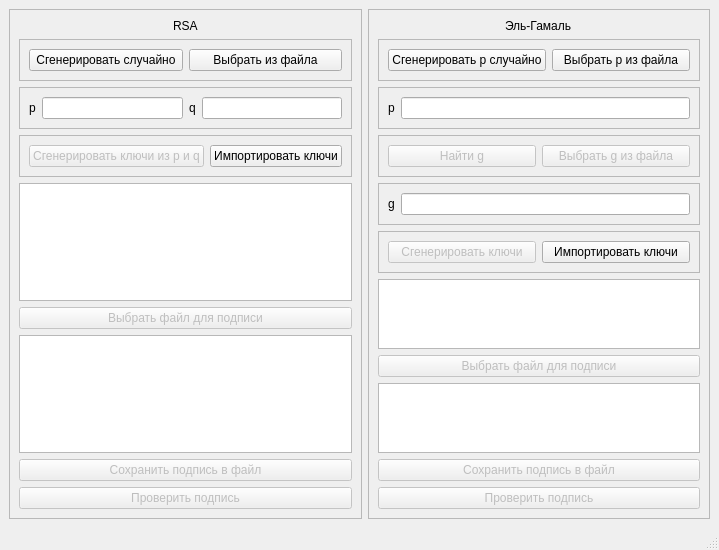
<?xml version="1.0" encoding="UTF-8"?>
<ui version="4.0">
 <class>MainWindow</class>
 <widget class="QMainWindow" name="MainWindow">
  <property name="geometry">
   <rect>
    <x>0</x>
    <y>0</y>
    <width>719</width>
    <height>510</height>
   </rect>
  </property>
  <property name="windowTitle">
   <string>MainWindow</string>
  </property>
  <widget class="QWidget" name="centralwidget">
   <layout class="QHBoxLayout" name="horizontalLayout_4">
    <item>
     <widget class="QFrame" name="frame">
      <property name="frameShape">
       <enum>QFrame::StyledPanel</enum>
      </property>
      <property name="frameShadow">
       <enum>QFrame::Raised</enum>
      </property>
      <layout class="QVBoxLayout" name="verticalLayout">
       <item alignment="Qt::AlignHCenter">
        <widget class="QLabel" name="label">
         <property name="text">
          <string>RSA</string>
         </property>
        </widget>
       </item>
       <item>
        <widget class="QFrame" name="frame_3">
         <property name="frameShape">
          <enum>QFrame::StyledPanel</enum>
         </property>
         <property name="frameShadow">
          <enum>QFrame::Raised</enum>
         </property>
         <layout class="QHBoxLayout" name="horizontalLayout">
          <item>
           <widget class="QPushButton" name="btnGenerateRandomRSA">
            <property name="text">
             <string>Сгенерировать случайно</string>
            </property>
           </widget>
          </item>
          <item>
           <widget class="QPushButton" name="btnChooseFileRSA">
            <property name="text">
             <string>Выбрать из файла</string>
            </property>
           </widget>
          </item>
         </layout>
        </widget>
       </item>
       <item>
        <widget class="QFrame" name="frame_4">
         <property name="frameShape">
          <enum>QFrame::StyledPanel</enum>
         </property>
         <property name="frameShadow">
          <enum>QFrame::Raised</enum>
         </property>
         <layout class="QHBoxLayout" name="horizontalLayout_2">
          <item>
           <widget class="QLabel" name="label_3">
            <property name="text">
             <string>p</string>
            </property>
           </widget>
          </item>
          <item>
           <widget class="QLineEdit" name="lineEditP"/>
          </item>
          <item>
           <widget class="QLabel" name="label_4">
            <property name="text">
             <string>q</string>
            </property>
           </widget>
          </item>
          <item>
           <widget class="QLineEdit" name="lineEditQ"/>
          </item>
         </layout>
        </widget>
       </item>
       <item>
        <widget class="QFrame" name="frame_5">
         <property name="frameShape">
          <enum>QFrame::StyledPanel</enum>
         </property>
         <property name="frameShadow">
          <enum>QFrame::Raised</enum>
         </property>
         <layout class="QHBoxLayout" name="horizontalLayout_3">
          <item>
           <widget class="QPushButton" name="btnGenerateKeysRSA">
            <property name="enabled">
             <bool>false</bool>
            </property>
            <property name="text">
             <string>Сгенерировать ключи из p и q</string>
            </property>
           </widget>
          </item>
          <item>
           <widget class="QPushButton" name="btnImportKeysRSA">
            <property name="text">
             <string>Импортировать ключи</string>
            </property>
           </widget>
          </item>
         </layout>
        </widget>
       </item>
       <item>
        <widget class="QTextBrowser" name="textBrowserKeysRSA"/>
       </item>
       <item>
        <widget class="QPushButton" name="btnSignFileRSA">
         <property name="enabled">
          <bool>false</bool>
         </property>
         <property name="text">
          <string>Выбрать файл для подписи</string>
         </property>
        </widget>
       </item>
       <item>
        <widget class="QTextBrowser" name="textBrowserSignRSA"/>
       </item>
       <item>
        <widget class="QPushButton" name="btnSaveSignRSA">
         <property name="enabled">
          <bool>false</bool>
         </property>
         <property name="text">
          <string>Сохранить подпись в файл</string>
         </property>
        </widget>
       </item>
       <item>
        <widget class="QPushButton" name="btnCheckSignRSA">
         <property name="enabled">
          <bool>false</bool>
         </property>
         <property name="text">
          <string>Проверить подпись</string>
         </property>
        </widget>
       </item>
      </layout>
     </widget>
    </item>
    <item>
     <widget class="QFrame" name="frame_2">
      <property name="frameShape">
       <enum>QFrame::StyledPanel</enum>
      </property>
      <property name="frameShadow">
       <enum>QFrame::Raised</enum>
      </property>
      <layout class="QVBoxLayout" name="verticalLayout_2">
       <item alignment="Qt::AlignHCenter">
        <widget class="QLabel" name="label_2">
         <property name="text">
          <string>Эль-Гамаль</string>
         </property>
        </widget>
       </item>
       <item>
        <widget class="QFrame" name="frame_6">
         <property name="frameShape">
          <enum>QFrame::StyledPanel</enum>
         </property>
         <property name="frameShadow">
          <enum>QFrame::Raised</enum>
         </property>
         <layout class="QHBoxLayout" name="horizontalLayout_5">
          <item>
           <widget class="QPushButton" name="btnGenerateRandomElGamal">
            <property name="text">
             <string>Сгенерировать p случайно</string>
            </property>
           </widget>
          </item>
          <item>
           <widget class="QPushButton" name="btnChoosePFileElGamal">
            <property name="text">
             <string>Выбрать p из файла</string>
            </property>
           </widget>
          </item>
         </layout>
        </widget>
       </item>
       <item>
        <widget class="QFrame" name="frame_7">
         <property name="frameShape">
          <enum>QFrame::StyledPanel</enum>
         </property>
         <property name="frameShadow">
          <enum>QFrame::Raised</enum>
         </property>
         <layout class="QHBoxLayout" name="horizontalLayout_6">
          <item>
           <widget class="QLabel" name="label_5">
            <property name="text">
             <string>p</string>
            </property>
           </widget>
          </item>
          <item>
           <widget class="QLineEdit" name="lineEditPElGamal"/>
          </item>
         </layout>
        </widget>
       </item>
       <item>
        <widget class="QFrame" name="frame_8">
         <property name="frameShape">
          <enum>QFrame::StyledPanel</enum>
         </property>
         <property name="frameShadow">
          <enum>QFrame::Raised</enum>
         </property>
         <layout class="QHBoxLayout" name="horizontalLayout_7">
          <item>
           <widget class="QPushButton" name="btnFindG">
            <property name="enabled">
             <bool>false</bool>
            </property>
            <property name="text">
             <string>Найти g</string>
            </property>
           </widget>
          </item>
          <item>
           <widget class="QPushButton" name="btnChooseGFileElGamal">
            <property name="enabled">
             <bool>false</bool>
            </property>
            <property name="text">
             <string>Выбрать g из файла</string>
            </property>
           </widget>
          </item>
         </layout>
        </widget>
       </item>
       <item>
        <widget class="QFrame" name="frame_9">
         <property name="frameShape">
          <enum>QFrame::StyledPanel</enum>
         </property>
         <property name="frameShadow">
          <enum>QFrame::Raised</enum>
         </property>
         <layout class="QHBoxLayout" name="horizontalLayout_8">
          <item>
           <widget class="QLabel" name="label_6">
            <property name="text">
             <string>g</string>
            </property>
           </widget>
          </item>
          <item>
           <widget class="QLineEdit" name="lineEditGElGamal"/>
          </item>
         </layout>
        </widget>
       </item>
       <item>
        <widget class="QFrame" name="frame_10">
         <property name="frameShape">
          <enum>QFrame::StyledPanel</enum>
         </property>
         <property name="frameShadow">
          <enum>QFrame::Raised</enum>
         </property>
         <layout class="QHBoxLayout" name="horizontalLayout_9">
          <item>
           <widget class="QPushButton" name="btnGenerateKeysElGamal">
            <property name="enabled">
             <bool>false</bool>
            </property>
            <property name="text">
             <string>Сгенерировать ключи</string>
            </property>
           </widget>
          </item>
          <item>
           <widget class="QPushButton" name="btnImportKeysElGamal">
            <property name="text">
             <string>Импортировать ключи</string>
            </property>
           </widget>
          </item>
         </layout>
        </widget>
       </item>
       <item>
        <widget class="QTextBrowser" name="textBrowserKeysElGamal"/>
       </item>
       <item>
        <widget class="QPushButton" name="btnSignFileElGamal">
         <property name="enabled">
          <bool>false</bool>
         </property>
         <property name="text">
          <string>Выбрать файл для подписи</string>
         </property>
        </widget>
       </item>
       <item>
        <widget class="QTextBrowser" name="textBrowserSignElGamal"/>
       </item>
       <item>
        <widget class="QPushButton" name="btnSaveSignElGamal">
         <property name="enabled">
          <bool>false</bool>
         </property>
         <property name="text">
          <string>Сохранить подпись в файл</string>
         </property>
        </widget>
       </item>
       <item>
        <widget class="QPushButton" name="btnCheckSignElGamal">
         <property name="enabled">
          <bool>false</bool>
         </property>
         <property name="text">
          <string>Проверить подпись</string>
         </property>
        </widget>
       </item>
      </layout>
     </widget>
    </item>
   </layout>
  </widget>
  <widget class="QMenuBar" name="menubar">
   <property name="geometry">
    <rect>
     <x>0</x>
     <y>0</y>
     <width>719</width>
     <height>21</height>
    </rect>
   </property>
  </widget>
  <widget class="QStatusBar" name="statusbar"/>
 </widget>
 <resources/>
 <connections/>
</ui>
